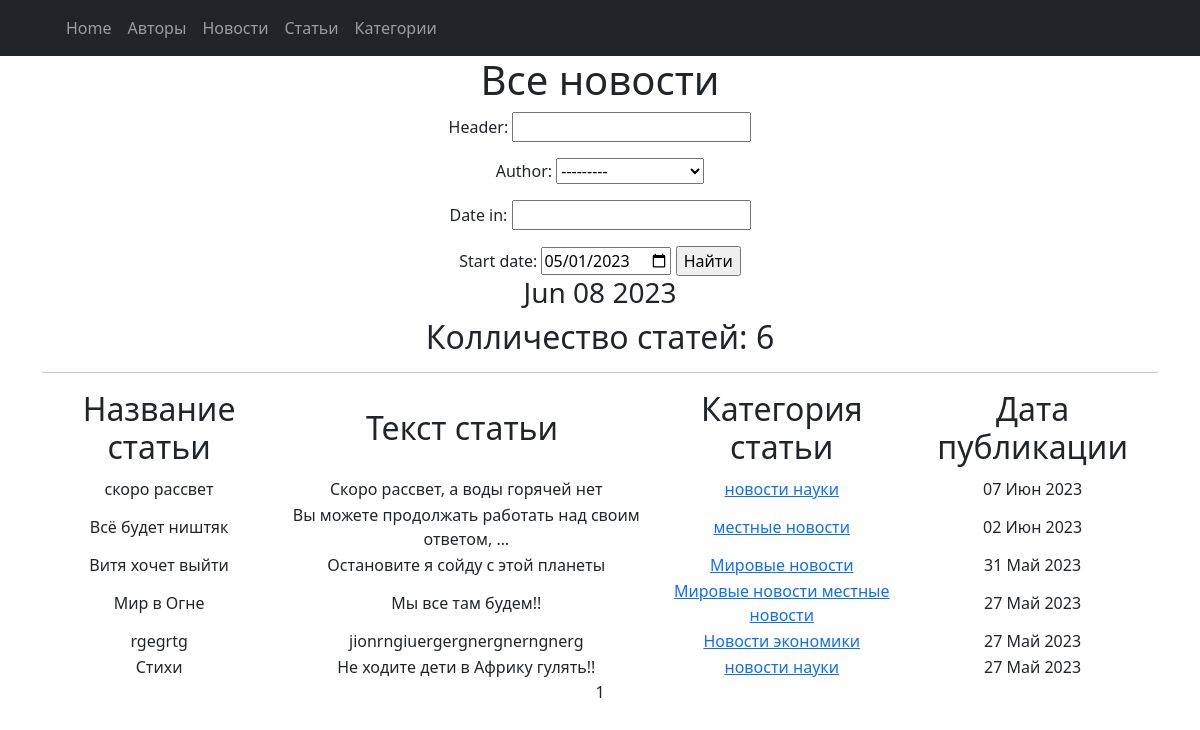
Page /news/ on the committed database.
### news/models.py (models this page shows, shortened)
class Post(models.Model):
    objects = None
    news = 'NW'
    states = 'PS'
    TYPE = [
        (news, 'Новость'),
        (states, 'Статья')
    ]
    post_tip = models.CharField(max_length=10, choices=TYPE, default=states)
    date_in = models.DateField(auto_now_add=True)
    header = models.CharField(max_length=255)
    contents = models.TextField(blank=True)
    author = models.ForeignKey(Author, on_delete=models.CASCADE)
    category = models.ManyToManyField(to=Category, through='PostCategory', related_name='PostCategory')
    rating_post = models.IntegerField(default=0, validators=[MinValueValidator(0.0)])

class Category(models.Model):
    name = models.CharField(max_length=20, default='местные новости')
    subscribers = models.ManyToManyField(User, related_name='subscriptions')

### news/views.py (the view)
# urls.py: path('news/', PostList.as_view(), name='posts-list'),
class PostList(ListView):
    model = Post
    ordering = '-date_in'
    template_name = 'news.html'
    context_object_name = 'posts'
    paginate_by = 15
    def get_queryset(self):
        queryset = super().get_queryset()
        self.filterset = PostFilter(self.request.GET, queryset)
        return self.filterset.qs
    def get_context_data(self, **kwargs):
        context = super().get_context_data(**kwargs)
        context['filterset'] = self.filterset
        return context

### news/templatetags/custom_tags.py (called while the page is built)
@register.simple_tag()
def current_time(format_string='%b %d %Y'):
   return datetime.utcnow().strftime(format_string)

### templates/news.html (shortened to what this page needs)
{% extends 'flatpages/default.html' %}
     {% load custom_filter %}
     {% load custom_tags %}
        {% block content %}
           <h1>Все новости</h1>
           <form action=" " method="get">
               {{ filterset.form.as_p }}
               <label for="start">Start date:</label>
            <input type="date" id="start" name="date_in__iexact"
               value="2023-05-01"
               min="2018-01-01" max="2023-12-31">
               <input type="submit" value="Найти" />
   </form>
        <h3>{% current_time '%b %d %Y' %}</h3>
        <h2>Колличество статей: {{ posts|length  }} </h2>
           <hr>
           {% if posts %}
               <table>
                   <tr>
                       <td><h2>Название статьи</h2></td>
                       <td><h2>Текст статьи&nbsp;</h2></td>
                       <td><h2> Категория статьи</h2></td>
                       <td><h2> Дата публикации</h2></td>
                   </tr>
                   {% for post in posts %}
                    <tr>
                      <td>{{ post.header}}</td>
                      <td>{{ post.contents|truncatechars:50}}</td>
                      <td>{% for category in post.category.all %}
                          <a href="{% url 'category_list' category.id%}"> {{ category.name }} </a>
                          {% endfor %}
                      </td>
                      <td>{{ post.date_in|date:' d M Y' }}</td>
                    </tr>
                    {% endfor %}
               </table>
           {% else %}
               <h2>Новости нет!</h2>
           {% endif %}
           {{ page_obj.number }}
        {% endblock content %}

### rows in the picture
Post: header "скоро рассвет", contents "Скоро рассвет, а воды горячей нет", date_in "07 Июн 2023"
Category: name "новости науки"
Post: header "Всё будет ништяк", contents "Вы можете продолжать работать над своим ответом, …", date_in "02 Июн 2023"
Category: name "местные новости"
Post: header "Витя хочет выйти", contents "Остановите я сойду с этой планеты", date_in "31 Май 2023"
Category: name "Мировые новости"
Post: header "Мир в Огне", contents "Мы все там будем!!", date_in "27 Май 2023"
Post: header "rgegrtg", contents "jionrngiuergergnergnerngnerg", date_in "27 Май 2023"
Category: name "Новости экономики"
Post: header "Стихи", contents "Не ходите дети в Африку гулять!!", date_in "27 Май 2023"

### other values in the picture
{{ posts|length }} "6"
{{ page_obj.number }} "1"
